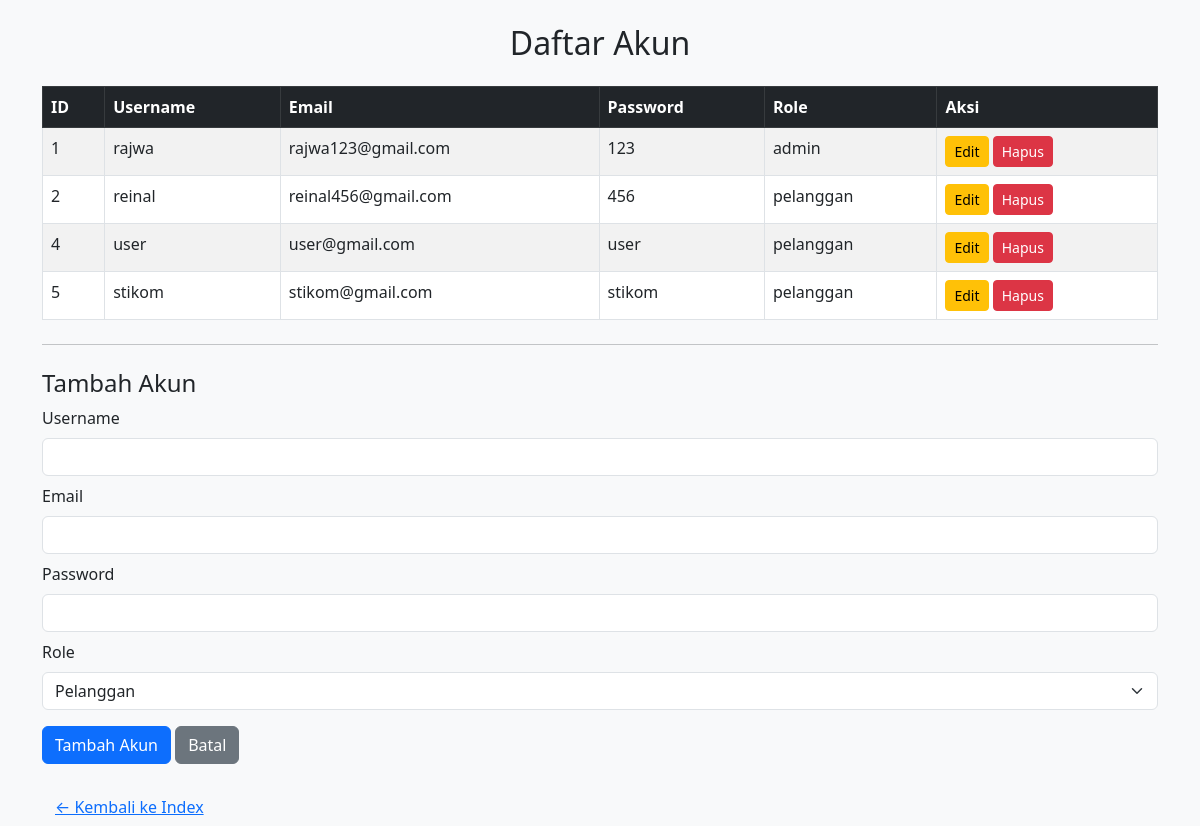
The page /account.php on the database its author committed.
### tables this page shows
CREATE TABLE `akun` (
  `id` int NOT NULL,
  `username` varchar(50) NOT NULL,
  `email` varchar(50) NOT NULL,
  `password` varchar(100) NOT NULL,
  `role` enum('admin','pelanggan') NOT NULL
);

### account.php (the view, shortened to what this page needs)
<?php
include 'config.php';
$data = mysqli_query($koneksi, "SELECT * FROM akun");
$editMode = false;
?>
<!DOCTYPE html>
<html>
<head>
    <link href="https://cdn.jsdelivr.net/npm/bootstrap@5.3.0/dist/css/bootstrap.min.css" rel="stylesheet">
</head>
<body class="bg-light">
<div class="container mt-4">
    <h2 class="mb-4 text-center">Daftar Akun</h2>
    <table class="table table-bordered table-striped">
        <thead class="table-dark">
            <tr>
                <th>ID</th>
                <th>Username</th>
                <th>Email</th>
                <th>Password</th>
                <th>Role</th>
                <th>Aksi</th>
            </tr>
        </thead>
        <tbody>
        <?php while ($row = mysqli_fetch_assoc($data)) : ?>
            <tr>
                <td><?= $row['id'] ?></td>
                <td><?= $row['username'] ?></td>
                <td><?= $row['email'] ?></td>
                <td><?= $row['password'] ?></td>
                <td><?= $row['role'] ?></td>
                <td>
                    <a href="account.php?edit=<?= $row['id'] ?>" class="btn btn-sm btn-warning">Edit</a>
                    <a href="account.php?hapus=<?= $row['id'] ?>" class="btn btn-sm btn-danger" onclick="return confirm('Hapus akun ini?')">Hapus</a>
                </td>
            </tr>
        <?php endwhile; ?>
        </tbody>
    </table>
    <hr class="my-4">
    <h4><?= $editMode ? "Edit Akun" : "Tambah Akun" ?></h4>
    <form method="post" action="account.php">
        <div class="mb-2">
            <label class="form-label">Username</label>
            <input type="text" name="username" class="form-control" required value="<?= $editMode ? $akunEdit['username'] : '' ?>">
        </div>
        <div class="mb-2">
            <label class="form-label">Email</label>
            <input type="email" name="email" class="form-control" required value="<?= $editMode ? $akunEdit['email'] : '' ?>">
        </div>
        <div class="mb-2">
            <label class="form-label">Password</label>
            <input type="text" name="password" class="form-control" required value="<?= $editMode ? $akunEdit['password'] : '' ?>">
        </div>
        <div class="mb-3">
            <label class="form-label">Role</label>
            <select name="role" class="form-select" required>
                <option value="pelanggan" <?= ($editMode && $akunEdit['role'] == 'pelanggan') ? 'selected' : '' ?>>Pelanggan</option>
            </select>
        </div>
        <button type="submit" name="<?= $editMode ? 'edit' : 'tambah' ?>" class="btn btn-primary">
            <?= $editMode ? 'Simpan Perubahan' : 'Tambah Akun' ?>
        </button>
        <a href="account.php" class="btn btn-secondary">Batal</a>
    </form>
    <div class="mt-4">
        <a href="index.php" class="btn btn-link">← Kembali ke Index</a>
    </div>
</div>
</body>
</html>

### rows shown on the page
akun: id "1", username "rajwa", email "rajwa123@gmail.com", password "123", role "admin"
akun: id "2", username "reinal", email "reinal456@gmail.com", password "456", role "pelanggan"
akun: id "4", username "user", email "user@gmail.com", password "user", role "pelanggan"
akun: id "5", username "stikom", email "stikom@gmail.com", password "stikom", role "pelanggan"
